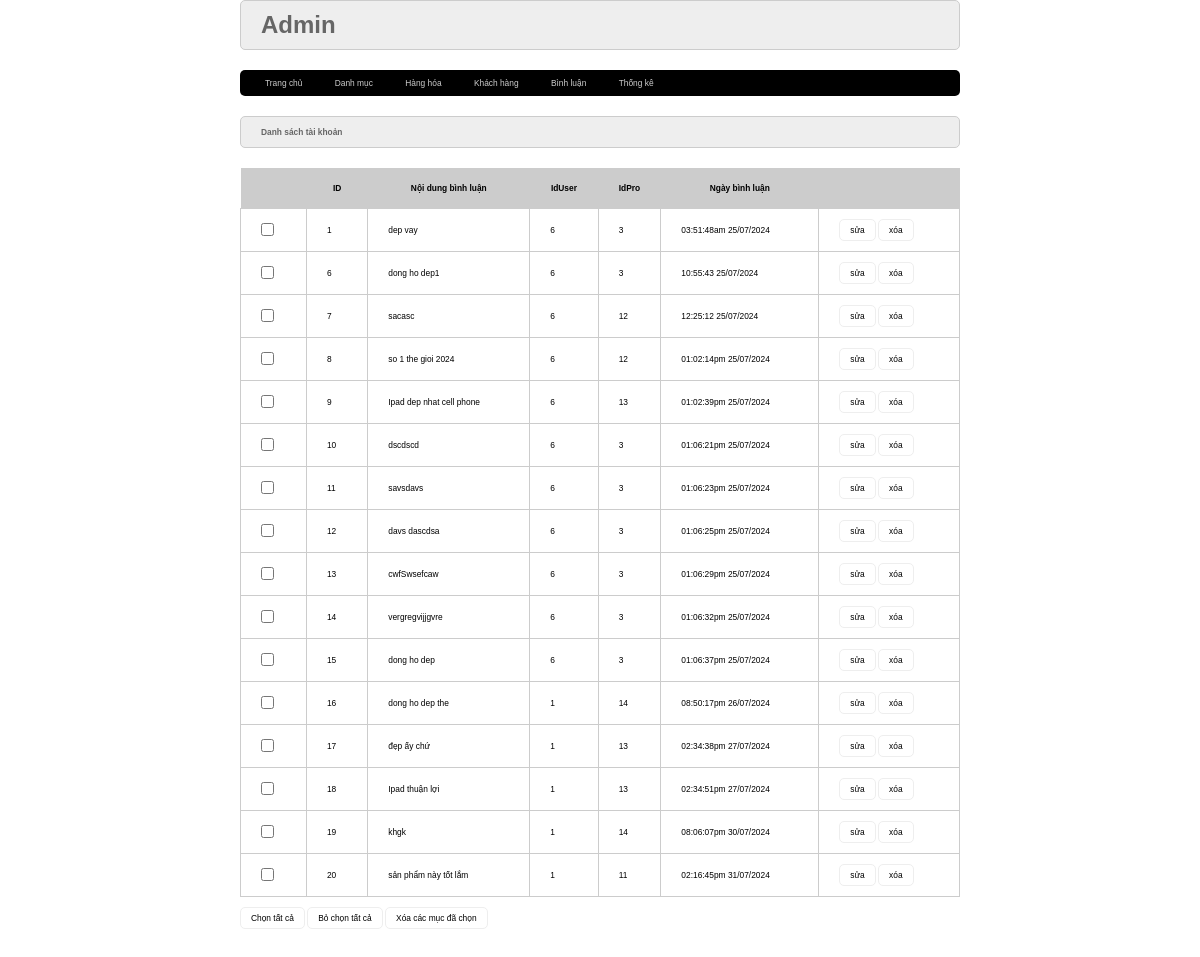
Screenshot of /admin/index.php?act=dsbl with the database file from the repository.
### tables this page shows
CREATE TABLE `binhluan` (
  `id` int NOT NULL,
  `noidung` varchar(255) NOT NULL,
  `iduser` int NOT NULL,
  `idpro` int NOT NULL,
  `ngaybinhluan` varchar(255) NOT NULL
);

### model/pdo.php (called while the page is built, shortened)
<?php
function pdo_get_connection(){
    $dburl = "mysql:host=localhost;dbname=duanmau2024;charset=utf8";
    $username = 'root';
    $password = '';
    $conn = new PDO($dburl, $username, $password);
    $conn->setAttribute(PDO::ATTR_ERRMODE, PDO::ERRMODE_EXCEPTION);
    return $conn;
}
function pdo_query($sql){
    $sql_args = array_slice(func_get_args(), 1);
    try{
        $conn = pdo_get_connection();
        $stmt = $conn->prepare($sql);
        $stmt->execute($sql_args);
        $rows = $stmt->fetchAll();
        return $rows;
    }
    catch(PDOException $e){
        throw $e;
    }
    finally{
        unset($conn);
    }
}

### model/binhluan.php (called while the page is built, shortened)
<?php
function loadall_binhluan($idpro)
{
    $sql = "SELECT * FROM binhluan WHERE 1";
    $listbinhluan = pdo_query($sql);
    return $listbinhluan;
}

### admin/binhluan/list.php (the view)
<div class="row">
    <div class="row formtitle">
        <h1>Danh sách tài khoản</h1>
    </div>
    <div class="row formcontent">
        <div class="row mb10 formdsloai">
            <table>
                <tr>
                    <th></th>
                    <th>ID</th>
                    <th>Nội dung bình luận</th>
                    <th>IdUser</th>
                    <th>IdPro</th>
                    <th>Ngày bình luận</th>
                    <th></th>
                </tr>
                <?php
                foreach ($listbinhluan as $binhluan) {
                    extract($binhluan);
                    $suabl = "index.php?act=suabl&id=$id";
                    $xoabl = "index.php?act=xoabl&id=$id";
                    echo '<tr>
                    <td><input type="checkbox"></td>
                    <td>'.$id.'</td>
                    <td>'.$noidung.'</td>
                    <td>'.$iduser.'</td>
                    <td>'.$idpro.'</td>
                    <td>'.$ngaybinhluan.'</td>
                    <td>
                        <a href="'.$suabl.'"><input type="button" value="sửa"></a>
                        <a href="'.$xoabl.'"><input type="button" value="xóa"></a>
                    </td>
                </tr>';
                }
                ?>
            </table>
        </div>
        <div class="row mb10">
            <input type="button" value="Chọn tất cả">
            <input type="button" value="Bỏ chọn tất cả">
            <input type="button" value="Xóa các mục đã chọn">
        </div>
    </div>
</div>

### view/css/style.css (style rules this page uses)
* { box-sizing: border-box; margin: 0; padding: 0; font-size: 0.7vw; font-family: Arial, Helvetica, sans-serif; }
.row { float: left; width: 100%; }
.mb10 { margin-bottom: 10px; }
.formcontent input[type='submit'], .searchbox1 input[type='submit'], .searchbox form input[type='submit'], .btnaddtocart input[type='submit'], .formtaikhoan input[type='submit'], .formcontent input[type='reset'], .formtaikhoan input[type='reset'], .bill input[type='button'], .bill input[type='button'], .bill input[type='submit'], input[type='button'], .formcontent input[type='button'] { border-radius: 5px; padding: 5px 10px; background-color: white; border: 1px #EEE solid; }
.formtitle { background-color: #EEE; border: 1px #CCC solid; padding: 10px 20px; color: #666; border-radius: 5px; }
.formcontent { padding: 20px 0px; }
.formdsloai table { width: 100%; border-collapse: collapse; }
.formdsloai table th { padding: 15px; background-color: #CCC; }
.formdsloai table td { padding: 10px 20px; border: 1px #CCC solid; }

### rows the page displays
binhluan: id "1", noidung "dep vay", iduser "6", idpro "3", ngaybinhluan "03:51:48am 25/07/2024"
binhluan: id "6", noidung "dong ho dep1", iduser "6", idpro "3", ngaybinhluan "10:55:43 25/07/2024"
binhluan: id "7", noidung "sacasc", iduser "6", idpro "12", ngaybinhluan "12:25:12 25/07/2024"
binhluan: id "8", noidung "so 1 the gioi 2024", iduser "6", idpro "12", ngaybinhluan "01:02:14pm 25/07/2024"
binhluan: id "9", noidung "Ipad dep nhat cell phone", iduser "6", idpro "13", ngaybinhluan "01:02:39pm 25/07/2024"
binhluan: id "10", noidung "dscdscd", iduser "6", idpro "3", ngaybinhluan "01:06:21pm 25/07/2024"
binhluan: id "11", noidung "savsdavs", iduser "6", idpro "3", ngaybinhluan "01:06:23pm 25/07/2024"
binhluan: id "12", noidung "davs dascdsa", iduser "6", idpro "3", ngaybinhluan "01:06:25pm 25/07/2024"
binhluan: id "13", noidung "cwfSwsefcaw", iduser "6", idpro "3", ngaybinhluan "01:06:29pm 25/07/2024"
binhluan: id "14", noidung "vergregvijjgvre", iduser "6", idpro "3", ngaybinhluan "01:06:32pm 25/07/2024"
binhluan: id "15", noidung "dong ho dep", iduser "6", idpro "3", ngaybinhluan "01:06:37pm 25/07/2024"
binhluan: id "16", noidung "dong ho dep the", iduser "1", idpro "14", ngaybinhluan "08:50:17pm 26/07/2024"
binhluan: id "17", noidung "đẹp ấy chứ", iduser "1", idpro "13", ngaybinhluan "02:34:38pm 27/07/2024"
binhluan: id "18", noidung "Ipad thuận lợi", iduser "1", idpro "13", ngaybinhluan "02:34:51pm 27/07/2024"
binhluan: id "19", noidung "khgk", iduser "1", idpro "14", ngaybinhluan "08:06:07pm 30/07/2024"
binhluan: id "20", noidung "sản phẩm này tốt lắm", iduser "1", idpro "11", ngaybinhluan "02:16:45pm 31/07/2024"
